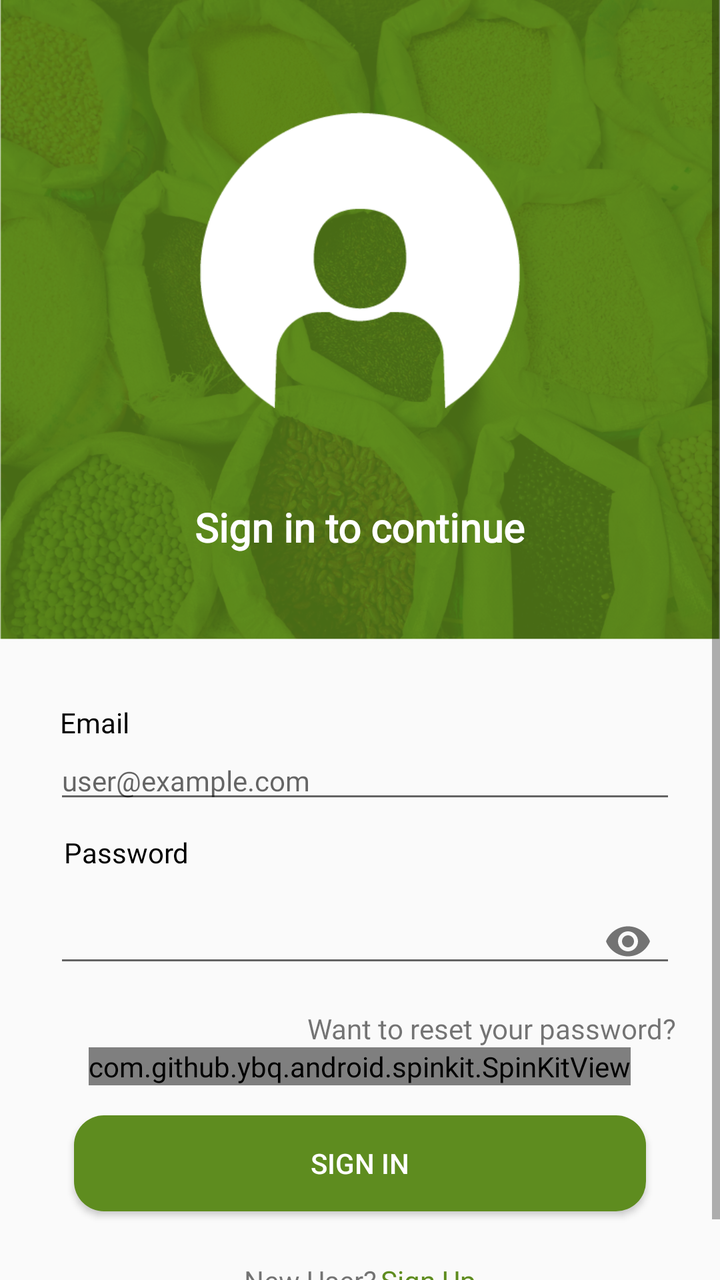
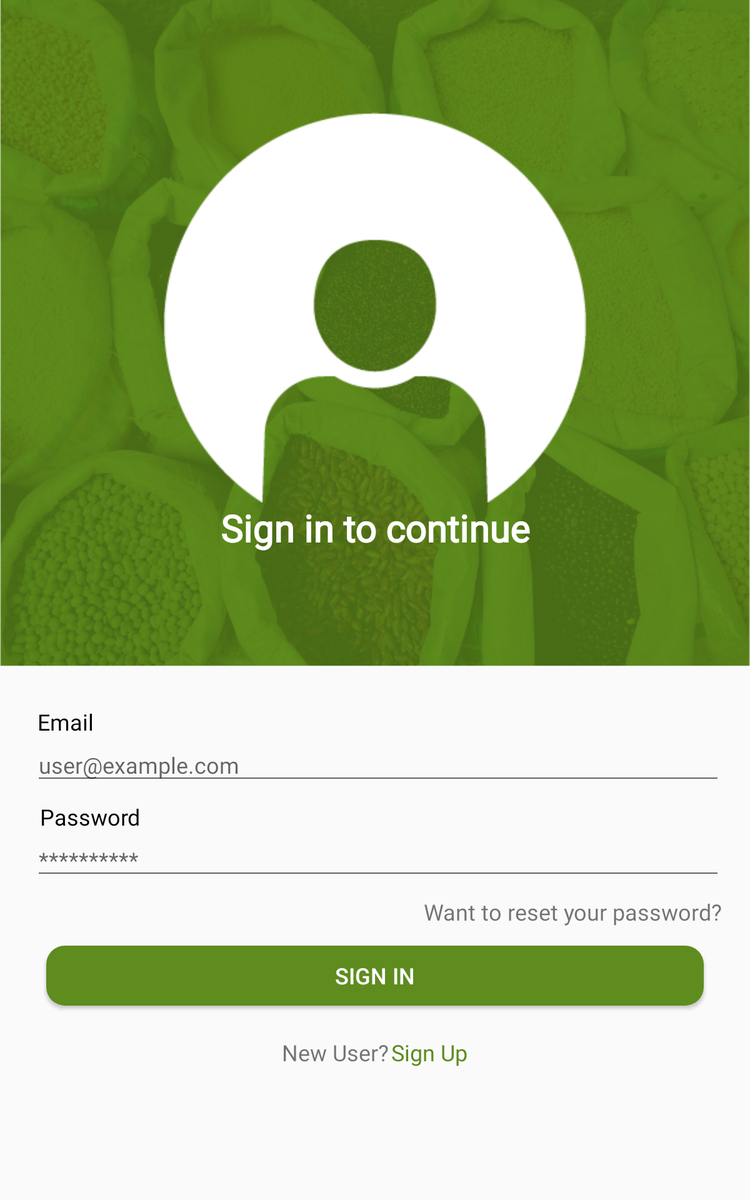

First picture: res/layout/ on a phone held upright. Second picture: the repository's own variant of that layout, on a device whose configuration matches the variant's folder. Source for both follows.
<!-- AndroidManifest.xml: application theme AppTheme -->
<!-- res/layout/activity_sign_in.xml -->
<?xml version="1.0" encoding="utf-8"?>
<LinearLayout xmlns:android="http://schemas.android.com/apk/res/android"
    xmlns:app="http://schemas.android.com/apk/res-auto"
    xmlns:tools="http://schemas.android.com/tools"
    android:layout_width="match_parent"
    android:layout_height="match_parent"
    android:orientation="vertical"
    tools:context=".SignInActivity">

    <ScrollView
        android:layout_width="match_parent"
        android:layout_height="wrap_content"
        >
<LinearLayout
    android:layout_width="match_parent"
    android:layout_height="wrap_content"
    android:orientation="vertical">
    <RelativeLayout
        android:layout_width="match_parent"
        android:layout_height="wrap_content"
       >

        <ImageView
            android:id="@+id/eduorange"
            android:layout_width="match_parent"
            android:layout_height="wrap_content"
            android:adjustViewBounds="true"
            android:scaleType="fitCenter"
            android:src="@drawable/signin1"/>

        <ImageView
            android:id="@+id/edu"
            android:layout_width="160dp"
            android:layout_height="160dp"
            android:layout_centerHorizontal="true"
            android:layout_marginTop="50dp"
            android:src="@drawable/signin_white" />

        <TextView
            android:id="@+id/edutitle"
            android:layout_width="wrap_content"
            android:layout_height="wrap_content"
            android:layout_centerHorizontal="true"
            android:text="Sign in to continue"
            android:textColor="@android:color/white"
            android:textSize="20sp"
            android:textStyle="bold"
            android:layout_marginTop="250dp"/>

    </RelativeLayout>


    <LinearLayout
        android:layout_width="match_parent"
        android:layout_height="wrap_content"
        android:orientation="vertical"
        android:layout_margin="22dp">


        <LinearLayout
            android:layout_width="match_parent"
            android:layout_height="wrap_content"
            android:orientation="vertical"
            android:layout_marginStart="5dp">
            <TextView
                android:id="@+id/email_txt_view"
                android:layout_width="wrap_content"
                android:layout_height="wrap_content"
                android:layout_marginTop="10dp"
                android:layout_marginStart="3dp"
                android:text="Email"
                android:textColor="#000"
                />

            <EditText
                android:id="@+id/usernameedt"
                android:layout_width="match_parent"
                android:layout_height="wrap_content"
                android:hint="user@example.com"
                android:textSize="14sp"
                android:inputType="textEmailAddress"
                android:layout_marginStart="0dp"/>
        </LinearLayout>



        <LinearLayout
            android:layout_width="match_parent"
            android:layout_height="wrap_content"
            android:orientation="vertical"
            android:layout_marginStart="5dp">
            <LinearLayout
                android:layout_width="match_parent"
                android:layout_height="wrap_content"
                android:orientation="horizontal"
                android:layout_marginStart="5dp">
                <TextView
                    android:id="@+id/password_txt_view"
                    android:layout_width="wrap_content"
                    android:layout_height="wrap_content"
                    android:layout_marginTop="10dp"
                    android:text="Password"
                    android:textColor="#000"

                    />
            </LinearLayout>
            <com.google.android.material.textfield.TextInputLayout
                android:layout_width="match_parent"
                android:layout_height="match_parent"
                android:textColorHint="#B9B8B8"
                app:passwordToggleEnabled="true">
                
            <EditText
                android:id="@+id/passwordedt"
                android:layout_width="match_parent"
                android:layout_height="wrap_content"

                android:textSize="14sp"
                android:inputType="textPassword"
                app:passwordToggleEnabled="true"
                />
            </com.google.android.material.textfield.TextInputLayout>

        </LinearLayout>

        <TextView
            android:id="@+id/resetPasswordTv"
            android:layout_width="wrap_content"
            android:layout_height="wrap_content"
            android:layout_marginTop="10dp"
            android:layout_marginStart="3dp"
            android:text="Want to reset your password?"
            android:layout_gravity="end"
            />
        <LinearLayout
            android:layout_width="match_parent"
            android:layout_height="0dp"
            android:layout_weight="0.5"
            android:gravity="center"
            android:orientation="horizontal">


        </LinearLayout>

        <com.github.ybq.android.spinkit.SpinKitView
            xmlns:app="http://schemas.android.com/apk/res-auto"
            android:id="@+id/progressBar"
            style="@style/SpinKitView.Circle"
            android:layout_width="wrap_content"
            android:layout_height="wrap_content"
            android:layout_gravity="center"
            app:SpinKit_Color="@color/colorAccent" />

        <Button
            android:id="@+id/signinbtn"
            android:layout_width="match_parent"
            android:layout_height="wrap_content"
            android:layout_margin="15dp"
            android:text="sign in"
            style="@style/Button"/>

        <LinearLayout
            android:layout_width="match_parent"
            android:layout_height="wrap_content"
            android:orientation="horizontal"
            android:gravity="center"
            android:layout_marginTop="10dp">
            <TextView
                android:layout_width="wrap_content"
                android:layout_height="wrap_content"
                android:text="New User?"
                android:layout_marginEnd="2dp"
                />


            <TextView
                android:id="@+id/registertv"
                android:layout_width="wrap_content"
                android:layout_height="wrap_content"
                android:text="Sign Up"
                android:textColor="#5e8c1f"
                android:clickable="true"
                android:focusable="true" />

        </LinearLayout>




    </LinearLayout>
</LinearLayout>
    </ScrollView>
</LinearLayout>
<!-- resources referenced by this layout -->
<resources>
  <color name="colorAccent">#5E8C1F</color>
  <!-- drawable signin1: png bitmap (drawable, 909772 bytes) -->
  <!-- drawable signin_white: png bitmap (drawable, 5506 bytes) -->
  <style name="Button" parent="Base.TextAppearance.AppCompat.Button">
          <item name="backgroundTint">#5e8c1f</item>
          <item name="android:textColor">#fff</item>
          <item name="android:background">@drawable/button_background</item>
      </style>
  <style name="AppTheme" parent="Theme.AppCompat.Light.DarkActionBar">
          
          <item name="colorPrimary">@color/colorPrimary</item>
          <item name="colorPrimaryDark">@color/colorPrimaryDark</item>
          <item name="colorAccent">@color/colorAccent</item>
          <item name="android:fontFamily">@font/roboto</item>
      </style>
  <!-- drawable button_background (drawable) -->
  <?xml version="1.0" encoding="utf-8"?>
  <layer-list xmlns:android="http://schemas.android.com/apk/res/android" >
      <item>
          <shape android:shape="rectangle" >
              <solid android:color="#5e8c1f" />
              <padding
                  android:bottom="1dp"
                  android:left="1dp"
                  android:right="1dp"
                  android:top="1dp" />
              <corners android:radius="15dp" />
          </shape>
      </item>
  
  </layer-list>
  <color name="colorPrimary">#5E8C1F</color>
  <color name="colorPrimaryDark">#5E8C1F</color>
</resources>
<!-- res/layout-sw600dp/activity_sign_in.xml (the repository's variant of the layout above) -->
<!-- drawn on a 7-inch tablet held upright -->
<?xml version="1.0" encoding="utf-8"?>
<LinearLayout xmlns:android="http://schemas.android.com/apk/res/android"
    xmlns:app="http://schemas.android.com/apk/res-auto"
    xmlns:tools="http://schemas.android.com/tools"
    android:layout_width="match_parent"
    android:layout_height="match_parent"
    android:orientation="vertical"
    tools:context=".SignInActivity">

    <ScrollView
        android:layout_width="match_parent"
        android:layout_height="wrap_content"
        >
<LinearLayout
    android:layout_width="match_parent"
    android:layout_height="wrap_content"
    android:orientation="vertical">
    <RelativeLayout
        android:layout_width="match_parent"
        android:layout_height="wrap_content"

       >

        <ImageView
            android:id="@+id/eduorange"
            android:layout_width="match_parent"
            android:layout_height="wrap_content"
            android:adjustViewBounds="true"
            android:scaleType="fitCenter"
            android:src="@drawable/signin1"
            />



        <TextView
            android:id="@+id/edutitle"
            android:layout_width="wrap_content"
            android:layout_height="wrap_content"
            android:layout_centerHorizontal="true"
            android:layout_centerVertical="true"
            android:gravity="center"
            android:text="Sign in to continue"
            android:textColor="@android:color/white"
            android:textSize="30sp"
            android:textStyle="bold"
            android:drawableTop="@drawable/signin_white"
            />

    </RelativeLayout>


    <LinearLayout
        android:layout_width="match_parent"
        android:layout_height="wrap_content"
        android:orientation="vertical"
        android:layout_margin="22dp">


        <LinearLayout
            android:layout_width="match_parent"
            android:layout_height="wrap_content"
            android:orientation="vertical"
            android:layout_marginStart="5dp">
            <TextView
                android:id="@+id/email_txt_view"
                android:layout_width="wrap_content"
                android:layout_height="wrap_content"
                android:layout_marginTop="10dp"
                android:layout_marginStart="3dp"
                android:text="Email"
                android:textColor="#000"
                android:textSize="18sp"
                />

            <EditText
                android:id="@+id/usernameedt"
                android:layout_width="match_parent"
                android:layout_height="wrap_content"
                android:hint="user@example.com"
                android:textSize="18sp"
                android:inputType="textEmailAddress"
                android:layout_marginStart="0dp"/>
        </LinearLayout>



        <LinearLayout
            android:layout_width="match_parent"
            android:layout_height="wrap_content"
            android:orientation="vertical"
            android:layout_marginStart="5dp">
            <LinearLayout
                android:layout_width="match_parent"
                android:layout_height="wrap_content"
                android:orientation="horizontal"
                android:layout_marginStart="5dp">
                <TextView
                    android:id="@+id/password_txt_view"
                    android:layout_width="wrap_content"
                    android:layout_height="wrap_content"
                    android:layout_marginTop="10dp"
                    android:text="Password"
                    android:textColor="#000"
                    android:textSize="18sp"
                    />
            </LinearLayout>

            <EditText
                android:id="@+id/passwordedt"
                android:layout_width="match_parent"
                android:layout_height="wrap_content"
                android:hint="**********"
                android:textSize="18sp"
                android:inputType="textPassword"
                />

        </LinearLayout>

        <TextView
            android:id="@+id/resetPasswordTv"
            android:layout_width="wrap_content"
            android:layout_height="wrap_content"
            android:layout_marginTop="10dp"
            android:layout_marginStart="3dp"
            android:text="Want to reset your password?"
            android:layout_gravity="end"
            android:textSize="18sp"
            />
        <LinearLayout
            android:layout_width="match_parent"
            android:layout_height="0dp"
            android:layout_weight="0.5"
            android:gravity="center"
            android:orientation="horizontal">

            <ProgressBar
                android:id="@+id/progressBar"
                android:layout_width="30dp"
                android:layout_height="30dp"
                android:layout_gravity="center|bottom"
                android:layout_marginBottom="20dp"
                android:visibility="gone"
                tools:ignore="MissingConstraints" />
        </LinearLayout>

        <Button
            android:id="@+id/signinbtn"
            android:layout_width="match_parent"
            android:layout_height="wrap_content"
            android:layout_margin="15dp"
            android:text="sign in"
            android:textSize="18sp"
            style="@style/Button"/>

        <LinearLayout
            android:layout_width="match_parent"
            android:layout_height="wrap_content"
            android:orientation="horizontal"
            android:gravity="center"
            android:layout_marginTop="10dp">
            <TextView
                android:layout_width="wrap_content"
                android:layout_height="wrap_content"
                android:text="New User?"
                android:textSize="18sp"
                android:layout_marginEnd="2dp"
                />


            <TextView
                android:id="@+id/registertv"
                android:layout_width="wrap_content"
                android:layout_height="wrap_content"
                android:text="Sign Up"
                android:textColor="#5e8c1f"
                android:clickable="true"
                android:focusable="true"
                android:textSize="18sp"/>

        </LinearLayout>




    </LinearLayout>
</LinearLayout>
    </ScrollView>
</LinearLayout>
<!-- resources referenced by the variant -->
<!-- as a 7-inch tablet held upright resolves them -->
<resources>
  <!-- drawable signin1: png bitmap (drawable, 909772 bytes) -->
  <!-- drawable signin_white: png bitmap (drawable, 5506 bytes) -->
  <style name="Button" parent="Base.TextAppearance.AppCompat.Button">
          <item name="backgroundTint">#5e8c1f</item>
          <item name="android:textColor">#fff</item>
          <item name="android:background">@drawable/button_background</item>
      </style>
  <style name="AppTheme" parent="Theme.AppCompat.Light.DarkActionBar">
          
          <item name="colorPrimary">@color/colorPrimary</item>
          <item name="colorPrimaryDark">@color/colorPrimaryDark</item>
          <item name="colorAccent">@color/colorAccent</item>
          <item name="android:fontFamily">@font/roboto</item>
      </style>
  <!-- drawable button_background (drawable) -->
  <?xml version="1.0" encoding="utf-8"?>
  <layer-list xmlns:android="http://schemas.android.com/apk/res/android" >
      <item>
          <shape android:shape="rectangle" >
              <solid android:color="#5e8c1f" />
              <padding
                  android:bottom="1dp"
                  android:left="1dp"
                  android:right="1dp"
                  android:top="1dp" />
              <corners android:radius="15dp" />
          </shape>
      </item>
  
  </layer-list>
  <color name="colorPrimary">#5E8C1F</color>
  <color name="colorPrimaryDark">#5E8C1F</color>
  <color name="colorAccent">#5E8C1F</color>
</resources>
